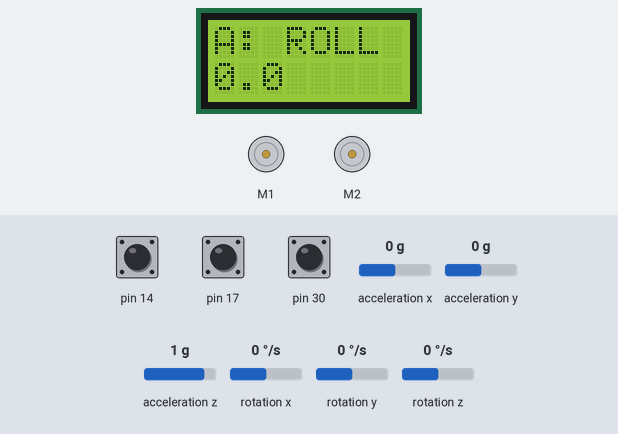
Simulated run of this sketch. Board: Arduino Leonardo, built with avr-gcc and run on an emulated ATmega32U4. Parts: 8×2 character LCD, 2 × DC motor (green arrow = forward, orange = backward, longer = faster). The inputs (shaded band) are chosen by the test bench; at power-on: pin 17 HIGH, pin 30 HIGH, acceleration x 0 g, acceleration y 0 g, acceleration z 1 g, pin 14 HIGH, rotation x 0 °/s, rotation y 0 °/s, rotation z 0 °/s. What the sketch prints to the serial monitor is not drawn.

Above: at 1.2 s.
1.3 s: pin 17 pulled LOW for 0.15 s
At 2.0 s:
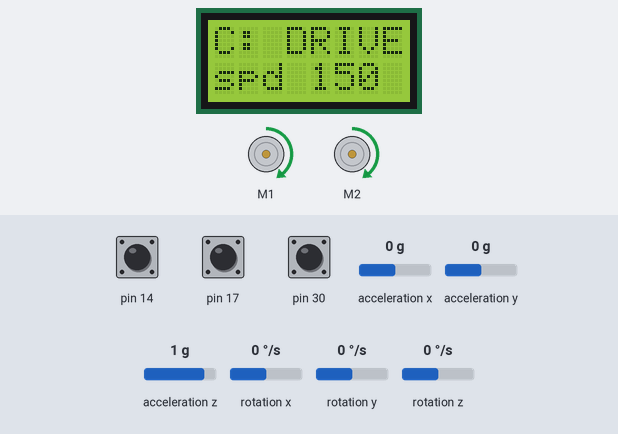
2.9 s: pin 30 pulled LOW for 0.15 s
At 4.0 s:
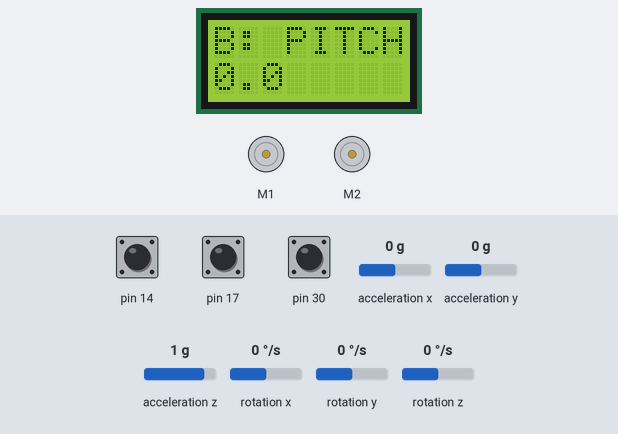
4.5 s: acceleration x set to -1.4 g
At 6.0 s:
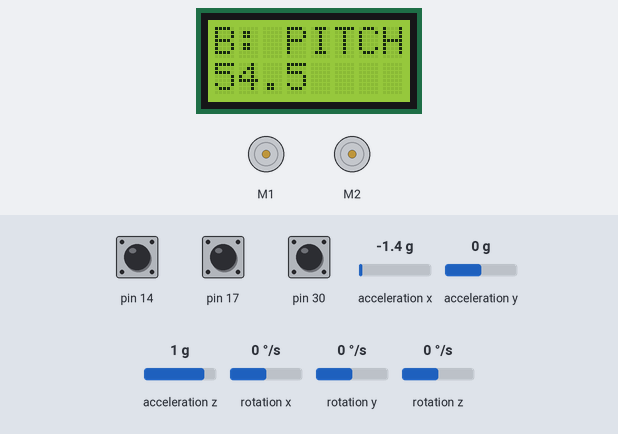
6.1 s: acceleration y set to -1.4 g
At 7.5 s:
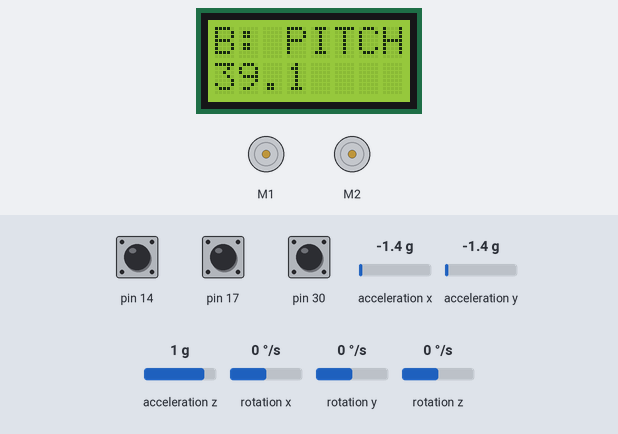
7.8 s: acceleration z set to -1.4 g
At 9.1 s:
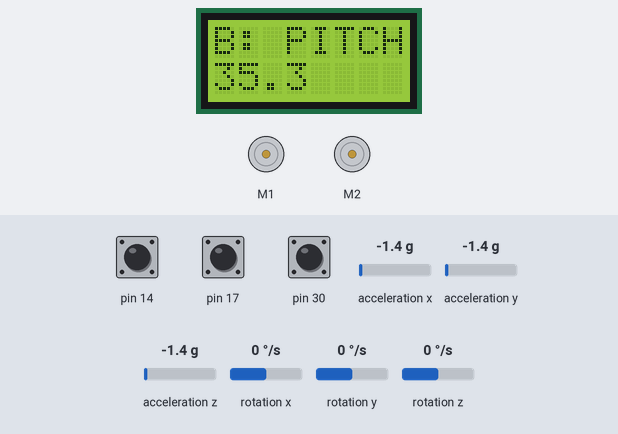
9.4 s: pin 14 pulled LOW for 0.15 s
At 10.6 s:
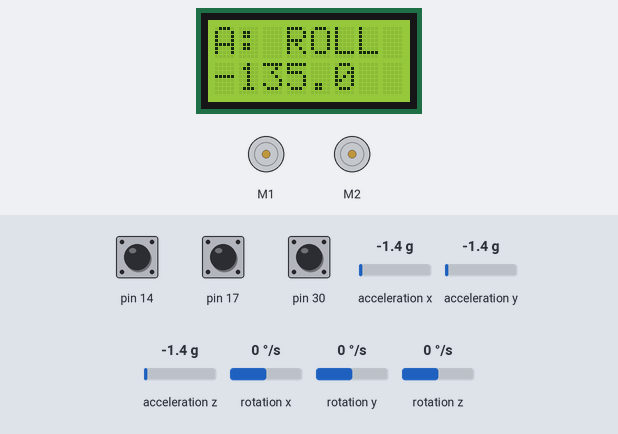
Timing chart, 0 to 12.0 s (numbered marks = the images above; inputs shaded):
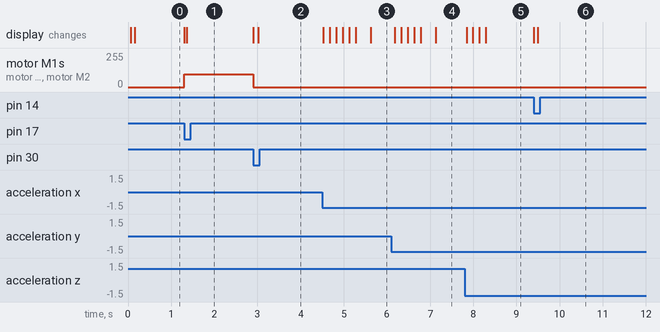

Measured:
- after the input at 1.3 s, motor M1, motor M2: stopped → forward 95/255 at once; the display: first changes at once (image 1 shows a later state)
- after the input at 2.9 s, motor M1, motor M2: forward 95/255 → stopped at once; the display: first changes at once (image 2 shows a later state)
- after the input at 4.5 s, the display: first changes at once (image 3 shows a later state)
- after the input at 6.1 s, the display: first changes after 0.08 s (image 4 shows a later state)
- after the input at 7.8 s, the display: first changes at once (image 5 shows a later state)
- after the input at 9.4 s, the display: first changes at once (image 6 shows a later state)

The sketch:

romi_fsm_mode_select_imu.ino
```cpp
// snippet: romi_fsm_mode_select_imu
// tags: romi, romi32u4, pololu, fsm, state-machine, mode-select, button, imu, lsm6, lsm6ds3, roll, pitch, serial-plotter, lcd, motor, drive, leonardo
// boards: romi32u4
// library: Romi32U4, LSM6
// description: Mode-select FSM on Romi 32U4 (detected as Arduino Leonardo). Three onboard
//   buttons pick the active mode; the current mode is shown on the LCD.
//   Button A -> ROLL:  read and display the roll angle (readout on LCD + Serial Monitor).
//   Button B -> PITCH: stream the pitch angle for the Arduino Serial Plotter ("Pitch:<val>").
//   Button C -> DRIVE: drive both wheels forward at speed 150.
//   Romi32U4 API:
//   Romi32U4Motors motors  -> motors.setSpeeds(left, right);  range -300..300 (allowTurbo -> +-400)
//   Romi32U4ButtonA/B/C    -> getSingleDebouncedPress() -> bool (edge detect, self-debouncing)
//   Romi32U4LCD lcd        -> lcd.clear(); lcd.gotoXY(col, row); lcd.print(...);  8x2 characters
//   IMU: onboard LSM6DS33 via the LSM6 library (NOT Arduino_LSM6DS3 -- that is Nano 33 IoT only).
//     imu.a.x/y/z are int16_t; /16384.0 -> g.  imu.g.x/y/z are int16_t; /114.3 -> deg/s (245 dps).
//   SAFETY: motors run ONLY in DRIVE. Every other mode calls setSpeeds(0,0) so a mode switch
//     out of DRIVE stops the wheels immediately.
//   Buttons are read with getSingleDebouncedPress() because each mode is chosen by a SINGLE
//     button -- no simultaneous-press (chord) detection is needed here.
//   Serial Plotter: print "Pitch:<value>" (one labeled series per line). The plotter graphs it;
//     the Serial Monitor still shows it as text.  NOT: printing extra text in PITCH mode -- it
//     corrupts the plot. Keep DRIVE/ROLL chatter out of the PITCH stream.
// prompts: Romi mode select FSM, Romi button A B C modes, Romi FSM IMU roll pitch, Romi state machine buttons, Romi read roll button, Romi plot pitch serial plotter, Romi drive forward button, Romi32U4 FSM accelerometer, Romi button pick mode LCD, Romi IMU FSM drive
// not-tags: nano33iot, arduino-lsm6ds3, mpu6050, esp32, pico
// exact-include: Romi32U4.h, Wire.h, LSM6.h

#include <Romi32U4.h>
#include <Wire.h>
#include <LSM6.h>

Romi32U4Motors  motors;
Romi32U4ButtonA buttonA;
Romi32U4ButtonB buttonB;
Romi32U4ButtonC buttonC;
Romi32U4LCD     lcd;
LSM6            imu;

// FSM modes selected by the three onboard buttons
enum Mode : uint8_t { MODE_ROLL, MODE_PITCH, MODE_DRIVE };
Mode mode = MODE_ROLL;      // start in a motors-off readout mode
Mode shownMode = MODE_DRIVE; // force a first-frame LCD label refresh (any value != mode)

const int16_t DRIVE_SPEED = 150;  // forward wheel speed in DRIVE mode

// Complementary filter state (blend gyro integration with accel tilt)
const float ALPHA = 0.98f;  // 98% gyro, 2% accel correction
float roll  = 0.0f;         // deg
float pitch = 0.0f;         // deg
unsigned long prevMs = 0;
unsigned long lcdMs  = 0;   // LCD refresh rate limiter
unsigned long plotMs = 0;   // Serial Plotter stream rate limiter

// Print the fixed mode label on LCD row 0 and clear the value row.
void showModeLabel(Mode m) {
  lcd.clear();
  lcd.gotoXY(0, 0);
  switch (m) {
    case MODE_ROLL:  lcd.print("A: ROLL");  break;
    case MODE_PITCH: lcd.print("B: PITCH"); break;
    case MODE_DRIVE: lcd.print("C: DRIVE"); break;
  }
}

void setup() {
  Serial.begin(9600);
  Wire.begin();
  if (!imu.init()) {
    lcd.clear();
    lcd.print("IMU FAIL");
    Serial.println("IMU init failed");
    while (1) { }
  }
  imu.enableDefault();
  prevMs = millis();
}

void loop() {
  unsigned long now = millis();

  // ---- IMU update every loop so the filter has a steady dt ----
  float dt = (now - prevMs) * 0.001f;  // seconds
  prevMs = now;
  imu.read();
  float ax = imu.a.x / 16384.0f;
  float ay = imu.a.y / 16384.0f;
  float az = imu.a.z / 16384.0f;
  float gx = imu.g.x / 114.3f;  // deg/s
  float gy = imu.g.y / 114.3f;  // deg/s
  float accelRoll  = atan2f(ay, az) * 180.0f / M_PI;
  float accelPitch = atan2f(-ax, sqrtf(ay * ay + az * az)) * 180.0f / M_PI;
  roll  = ALPHA * (roll  + gx * dt) + (1.0f - ALPHA) * accelRoll;
  pitch = ALPHA * (pitch + gy * dt) + (1.0f - ALPHA) * accelPitch;

  // ---- Mode selection: one button per mode ----
  if (buttonA.getSingleDebouncedPress()) mode = MODE_ROLL;
  if (buttonB.getSingleDebouncedPress()) mode = MODE_PITCH;
  if (buttonC.getSingleDebouncedPress()) mode = MODE_DRIVE;

  // Refresh the LCD label only when the mode actually changes (avoids flicker)
  if (mode != shownMode) {
    showModeLabel(mode);
    shownMode = mode;
  }

  // ---- Act on the current mode ----
  switch (mode) {
    case MODE_ROLL:
      motors.setSpeeds(0, 0);  // readout mode: wheels stopped
      if (now - lcdMs >= 150) {
        lcdMs = now;
        lcd.gotoXY(0, 1);
        lcd.print(roll, 1);
        lcd.print("    ");  // pad to overwrite stale characters
        Serial.print("Roll: "); Serial.println(roll, 2);
      }
      break;

    case MODE_PITCH:
      motors.setSpeeds(0, 0);  // readout mode: wheels stopped
      // Stream ONLY the pitch value for the Serial Plotter (labeled single series)
      if (now - plotMs >= 50) {
        plotMs = now;
        Serial.print("Pitch:"); Serial.println(pitch, 2);
      }
      if (now - lcdMs >= 150) {
        lcdMs = now;
        lcd.gotoXY(0, 1);
        lcd.print(pitch, 1);
        lcd.print("    ");
      }
      break;

    case MODE_DRIVE:
      motors.setSpeeds(DRIVE_SPEED, DRIVE_SPEED);  // both wheels forward at 150
      if (now - lcdMs >= 150) {
        lcdMs = now;
        lcd.gotoXY(0, 1);
        lcd.print("spd ");
        lcd.print(DRIVE_SPEED);
        lcd.print(" ");
      }
      break;
  }
}
```
